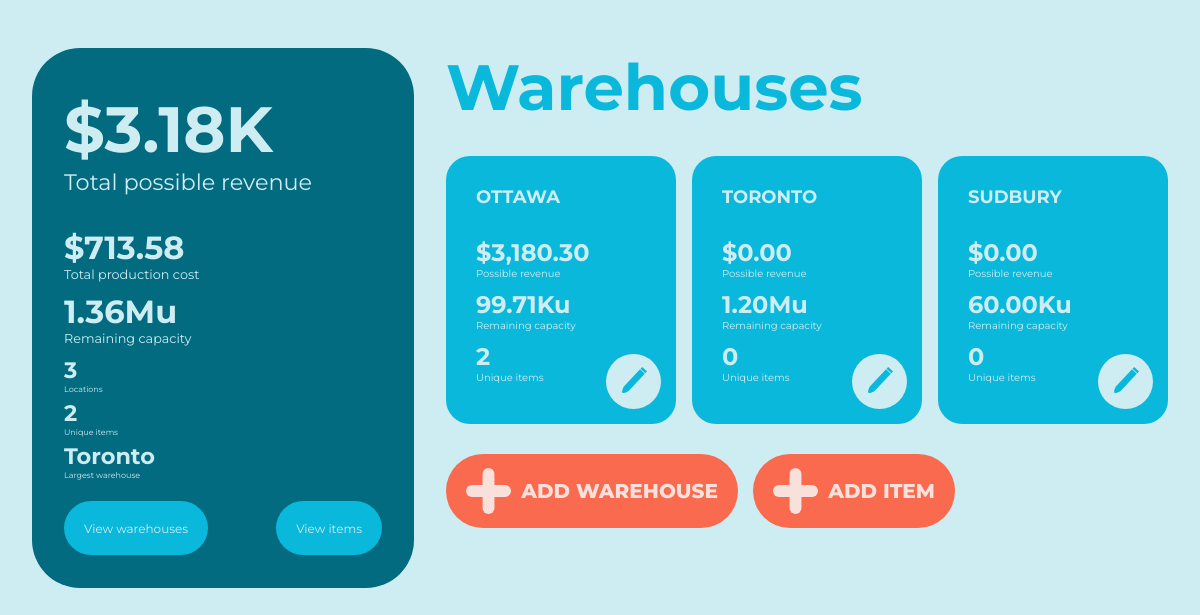
Page /home on the earlier database version.
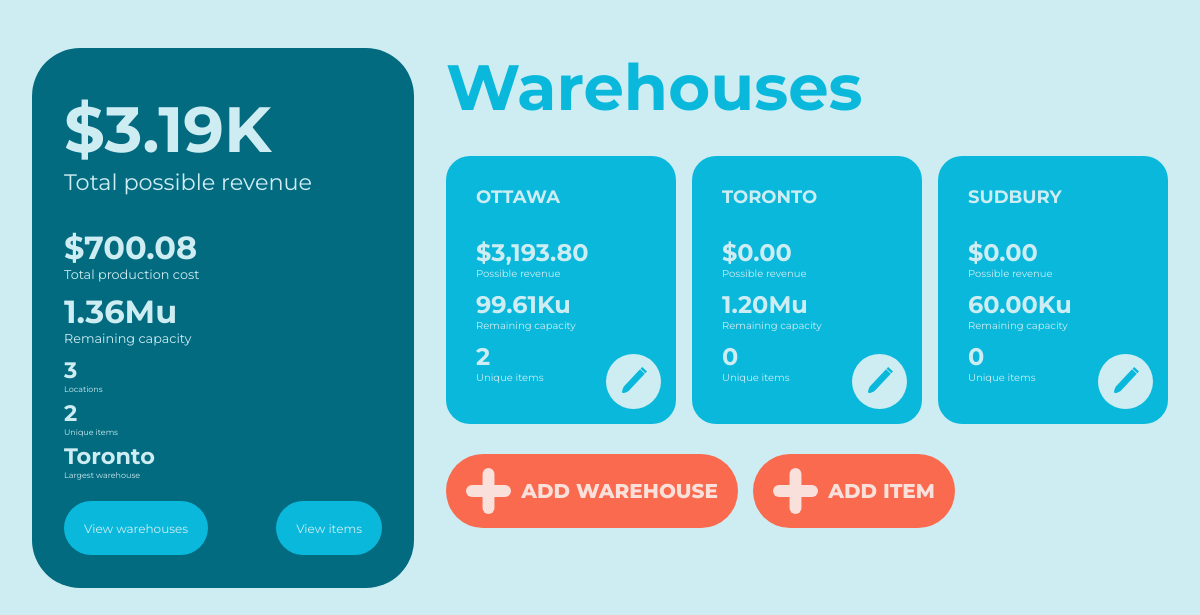
Same page on the later database version.
### wms/models.py (models this page shows, shortened)
class Item(db.Model):
    _id = db.Column(db.Integer, primary_key=True)
    quantity = db.Column(db.Integer, nullable=False)
    warehouse = db.Column(db.String(MAXIMUM_NAME_LEN), db.ForeignKey('warehouse.name'), nullable=False)
    item_template_id = db.Column(db.Integer, db.ForeignKey('item_template._id'), nullable=False)

class ItemTemplate(db.Model):
    _id = db.Column(db.Integer, primary_key=True)
    name = db.Column(db.String(MAXIMUM_NAME_LEN), unique=True, nullable=False)
    price = db.Column(db.Float, nullable=False)
    cost = db.Column(db.Float, nullable=False)
    size = db.Column(db.Integer, nullable=False)
    low_threshold = db.Column(db.Integer, nullable=False)
    instances = db.relationship('Item', backref='item_template', lazy=True)  # Instances using this item template

class Warehouse(db.Model):
    _id = db.Column(db.Integer, primary_key=True)
    name = db.Column(db.String(MAXIMUM_NAME_LEN), unique=True, nullable=False)
    capacity = db.Column(db.Integer, nullable=False)
    items = db.relationship("Item", backref="home_warehouse", lazy=True)
    @hybrid_property
    def remaining_capacity(self):
        capacityUsed = 0
        for item in self.items:
            capacityUsed += item.quantity * ItemTemplate.query.filter_by(_id=item.item_template_id).first().size
        return self.capacity - capacityUsed
    @hybrid_property
    def possible_revenue(self):
        revenue = 0
        for item in self.items:
            item_temp = ItemTemplate.query.filter_by(_id=item.item_template_id).first()
            revenue += item.quantity * (item_temp.price - item_temp.cost)
        return revenue
    @hybrid_property
    def total_production_cost(self):
        total_production_cost = 0
        for item in self.items:
            total_production_cost += item.quantity * ItemTemplate.query.filter_by(_id=item.item_template_id).first().cost
        return total_production_cost

### wms/routes.py (the view, shortened to what this page needs)
@app.route("/", methods=METHODS)
@app.route("/home", methods=METHODS)
def home():
    warehouseForm = WarehouseForm()
    itemForm = ItemForm()
    warehouseList = Warehouse.query.all()
    try:
        largest = warehouseList[0]
        for warehouse in warehouseList:
            if warehouse.capacity > largest.capacity:
                largest = warehouse
        largest = largest.name
    except IndexError:
        largest = "No data"
    productionCost = 0
    remainingCapacity = 0
    possibleRevenue = 0
    for warehouse in warehouseList:
        productionCost += warehouse.total_production_cost
        remainingCapacity += warehouse.remaining_capacity
        possibleRevenue += warehouse.possible_revenue
    if warehouseForm.validate_on_submit():
        flash(f'Warehouse "{warehouseForm.name.data}" created.')
        db.session.add(Warehouse(name=warehouseForm.name.data.title(),
                                 capacity=warehouseForm.capacity.data))
        db.session.commit()
        return redirect(url_for('home'))
    return render_template('home.html',
                           warehouseForm=warehouseForm,
                           itemForm=itemForm,
                           warehouseList=warehouseList,
                           possibleRevenue=possibleRevenue,
                           productionCost=productionCost,
                           remainingCapacity=remainingCapacity,
                           largestWarehouse=largest,
                           uniqueItems=len(ItemTemplate.query.all()),
                           price_format=price_format,
                           capacity_format=capacity_format)

### wms/functions.py (called while the page is built)
def price_format(price, small=False):
    price = round(price, 2)
    if small:
        if price >= 1000:
            price /= 1000
            return "{:.2f}K".format(price)
    if price < 10000:
        return "{:,.2f}".format(price)
    else:
        if 1000000 < price < 9000000:
            price /= 1000000
            return "{:.2f}M".format(price)
        price /= 1000
        return "{:.2f}K".format(price)

def capacity_format(capacity):
    if capacity < 10000:
        return "{:,}".format(capacity)
    elif 10000 <= capacity <= 999999:
        capacity /= 1000
        return "{:.2f}K".format(capacity)
    else:
        capacity /= 1000000
        return "{:.2f}M".format(capacity)

### wms/templates/home.html (shortened to what this page needs)
<!DOCTYPE html>
{% extends "base.html" %}
{% block content %}
<link rel="stylesheet" href="static/home.css">
<div class="stats-card">
    <h1>${{price_format(possibleRevenue, small=True)}}</h1>
    <p>Total possible revenue</p>
    <div class="main-stats">
        <h1>${{price_format(productionCost)}}</h1>
        <p>Total production cost</p>
        <h1>{{capacity_format(remainingCapacity)}}u</h1>
        <p>Remaining capacity</p>
    </div>
    <div class="small-stats">
        <h1>{{warehouseList|length}}</h1>
        <p>Locations</p>
        <h1>{{uniqueItems}}</h1>
        <p>Unique items</p>
        <h1>{{largestWarehouse}}</h1>
        <p>Largest warehouse</p>
    </div>
    <div class="buttons">
        <a href="{{url_for('warehouses')}}" class="view-button">View warehouses</a>
        <a href="{{url_for('items')}}" class="view-button">View items</a>
    </div>
</div>
<div class="warehouses-preview">
    <h1>Warehouses</h1>
    <div class="warehouse-carousel">
        <ul>
            {% for warehouse in warehouseList[0:3] %}
                <li>
                    <div class="warehouse-card">
                        <h1>{{warehouse.name}}</h1>
                        <h2>${{price_format(warehouse.possible_revenue)}}</h2>
                        <p>Possible revenue</p>
                        <h2>{{capacity_format(warehouse.remaining_capacity)}}u</h2>
                        <p>Remaining capacity</p>
                        <h2>{{warehouse.items|length}}</h2>
                        <p>Unique items</p>
                        <a href="{{url_for('view_warehouse', warehouse_name=warehouse.name)}}">
                            <button class="edit-button">
                                <img src="static/edit-button.svg" alt="Edit button">
                            </button>
                        </a>
                    </div>
                </li>
            {% endfor %}
        </ul>
    </div>
    <div class="add-button-section">
        <button class="add-button" id="add-warehouse">
            <img src="static/+.svg" alt="">
            <p>Add warehouse</p>
        </button>
        <button class="add-button" id="add-item">
            <img src="static/+.svg" alt="">
            <p>Add item</p>
        </button>
    </div>
</div>
{% endblock content %}

Differences in the rows shown:
changed through a linked row, Item: quantity.cost "3,180.30" → "3,193.80"; quantity.capacity "99.71K" → "99.61K"
Other differences:
{{ price_format(possibleRevenue, small=True) }}: "3.18K" → "3.19K"
{{ price_format(productionCost) }}: "713.58" → "700.08"
